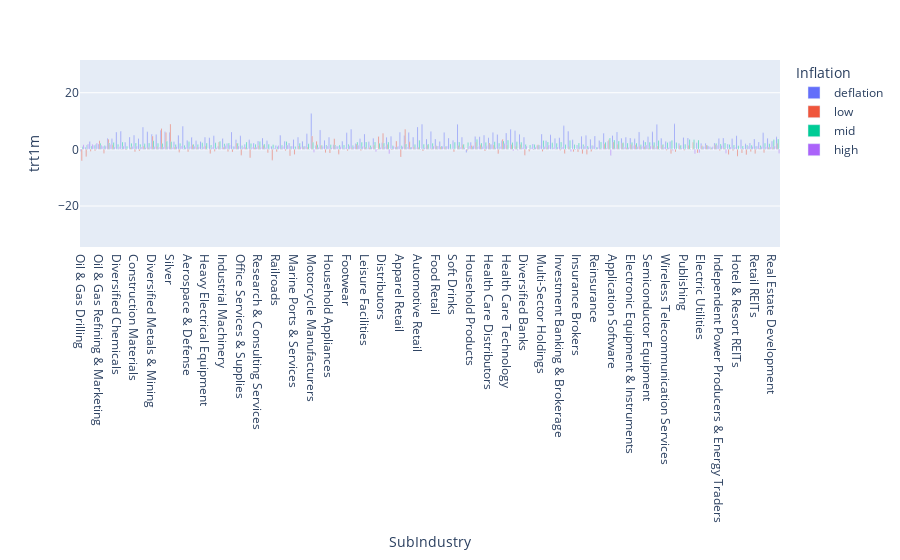

The cell this chart's notebook holds for it:
### Code cell
sub_ind_df = sub_ind.to_frame().reset_index().rename({"level_0": "regime", "level_1": "industry"}, axis=1).merge(gics[["SubIndustry", "SubIndustryId"]], how="left", left_on="gsubind", right_on="SubIndustryId")
sub_ind_df.drop_duplicates(inplace=True)

fig = px.bar(sub_ind_df, x="SubIndustry", y="trt1m", color="Inflation", barmode="group")
fig.show()

### Figure 1 — Plotly figure (JSON) as saved in the notebook; plotly's stock layout.template omitted (floating-point values rounded to 4 significant figures; data arrays with more than 128 entries replaced by an {"elided": "..."} marker saying what was removed)
{"data": [{"alignmentgroup": "True", "hovertemplate": "Inflation=deflation<br>SubIndustry=%{x}<br>trt1m=%{y}<extra></extra>", "legendgroup": "deflation", "marker": {"color": "#636efa", "pattern": {"shape": ""}}, "name": "deflation", "offsetgroup": "deflation", "orientation": "v", "showlegend": true, "textposition": "auto", "type": "bar", "x": {"elided": "193 str values"}, "xaxis": "x", "y": {"elided": "193 float values"}, "yaxis": "y"}, {"alignmentgroup": "True", "hovertemplate": "Inflation=low<br>SubIndustry=%{x}<br>trt1m=%{y}<extra></extra>", "legendgroup": "low", "marker": {"color": "#EF553B", "pattern": {"shape": ""}}, "name": "low", "offsetgroup": "low", "orientation": "v", "showlegend": true, "textposition": "auto", "type": "bar", "x": {"elided": "193 str values"}, "xaxis": "x", "y": {"elided": "193 float values"}, "yaxis": "y"}, {"alignmentgroup": "True", "hovertemplate": "Inflation=mid<br>SubIndustry=%{x}<br>trt1m=%{y}<extra></extra>", "legendgroup": "mid", "marker": {"color": "#00cc96", "pattern": {"shape": ""}}, "name": "mid", "offsetgroup": "mid", "orientation": "v", "showlegend": true, "textposition": "auto", "type": "bar", "x": {"elided": "193 str values"}, "xaxis": "x", "y": {"elided": "193 float values"}, "yaxis": "y"}, {"alignmentgroup": "True", "hovertemplate": "Inflation=high<br>SubIndustry=%{x}<br>trt1m=%{y}<extra></extra>", "legendgroup": "high", "marker": {"color": "#ab63fa", "pattern": {"shape": ""}}, "name": "high", "offsetgroup": "high", "orientation": "v", "showlegend": true, "textposition": "auto", "type": "bar", "x": {"elided": "193 str values"}, "xaxis": "x", "y": {"elided": "193 float values"}, "yaxis": "y"}], "layout": {"barmode": "group", "legend": {"title": {"text": "Inflation"}, "tracegroupgap": 0}, "margin": {"t": 60}, "xaxis": {"anchor": "y", "domain": [0, 1], "title": {"text": "SubIndustry"}}, "yaxis": {"anchor": "x", "domain": [0, 1], "title": {"text": "trt1m"}}}}
